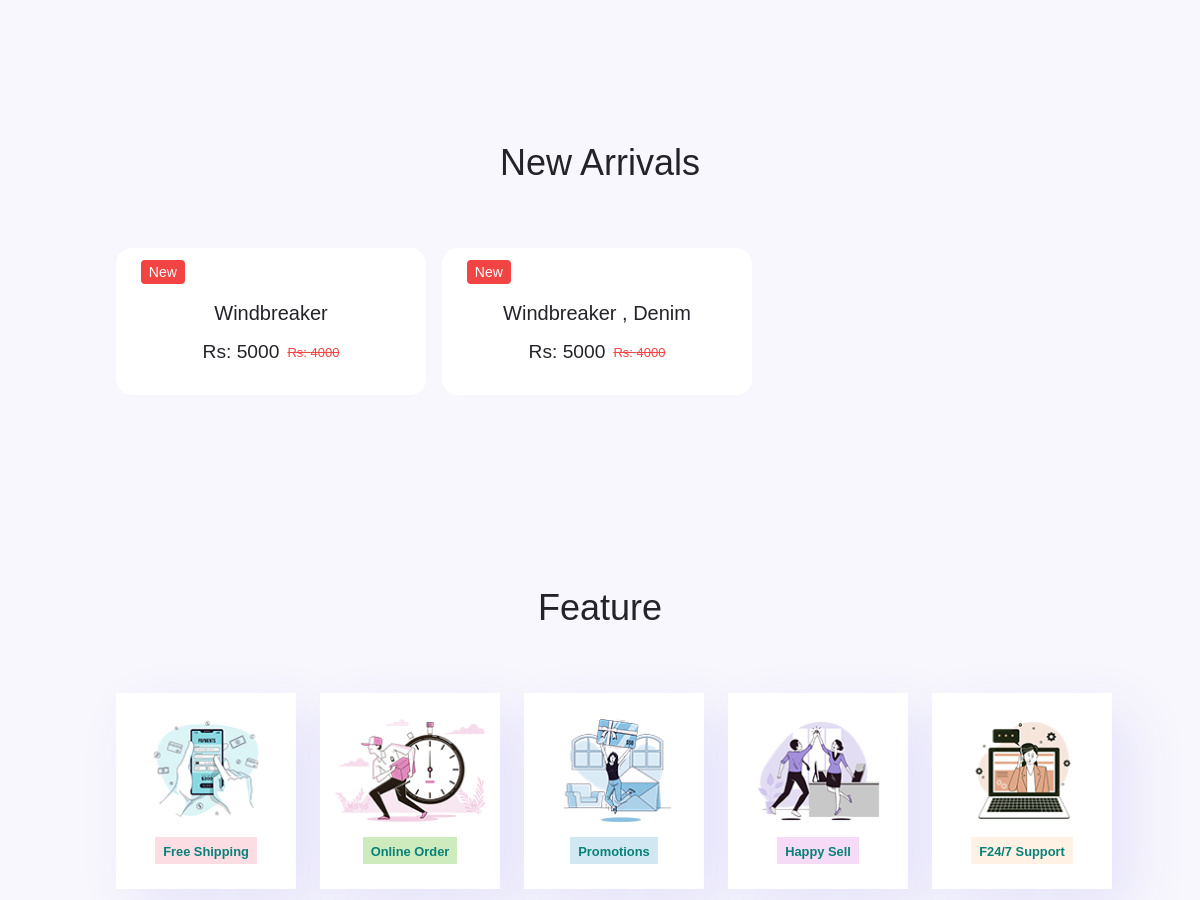
Before: / (middle part) with the older database file.
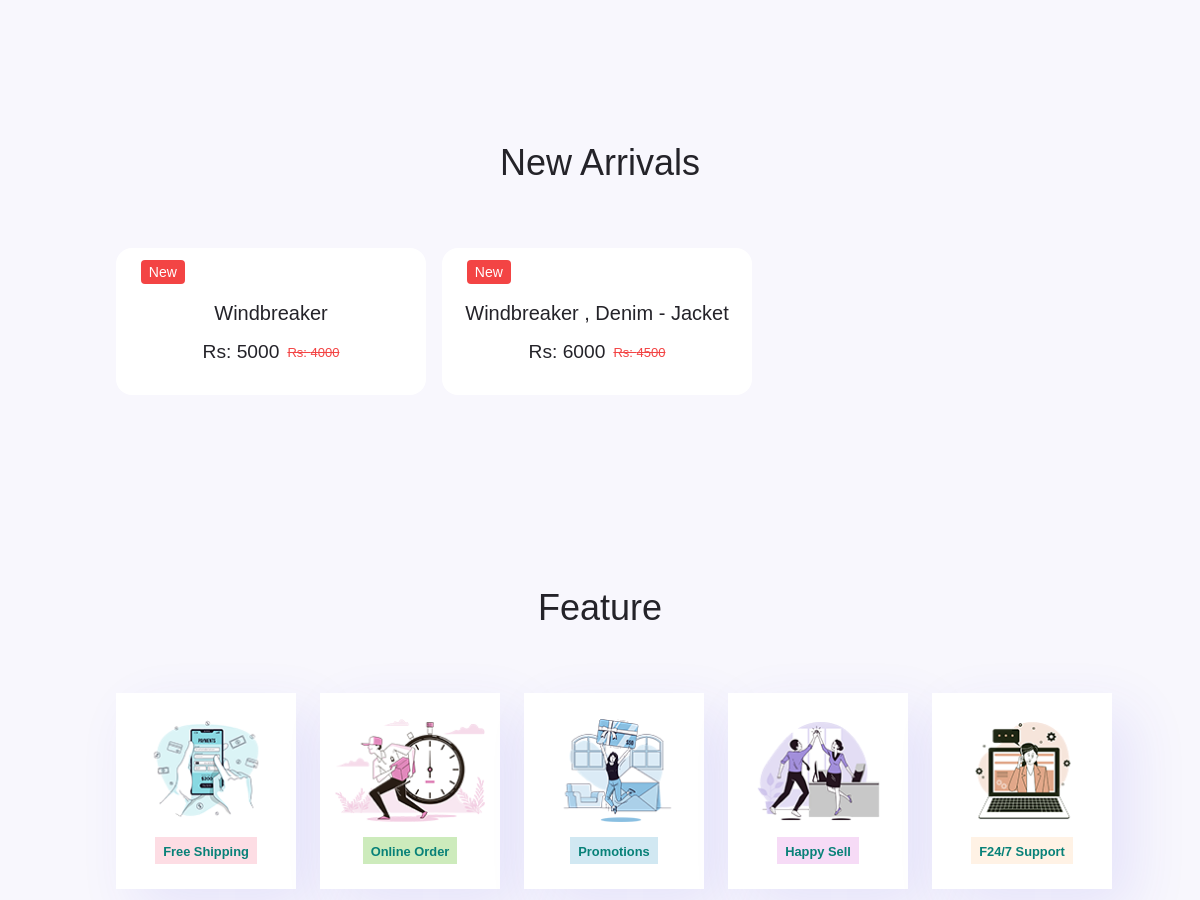
After: the same page with the newer database file.
### tables this page shows
CREATE TABLE `products` (
  `pro_ID` int(100) NOT NULL,
  `pro_Name` varchar(100) NOT NULL,
  `price` int(100) NOT NULL,
  `dis_Price` int(100) NOT NULL,
  `dis_Percentage` int(100) NOT NULL,
  `color` varchar(100) NOT NULL,
  `size` varchar(100) NOT NULL,
  `gender` varchar(100) NOT NULL,
  `description` varchar(100) NOT NULL,
  `img_1` varchar(100) NOT NULL,
  `img_2` varchar(100) NOT NULL,
  `img_3` varchar(100) NOT NULL,
  `img_4` varchar(100) NOT NULL
);

### index.php (the view, shortened to what this page needs)
<?php
    include 'components/connect.php';
?>
<!DOCTYPE html>
<html lang="en">
    <head>
        <link rel="stylesheet" href="css/swiper-bundle.min.css">
        <link rel="stylesheet" href="css/style.css">
        <link rel="stylesheet" class="js-color-style" href="css/colors/color-1.css">
        <link href="https://cdn.jsdelivr.net/npm/remixicon@3.2.0/fonts/remixicon.css" rel="stylesheet">
        <link href='https://unpkg.com/boxicons@2.1.4/css/boxicons.min.css' rel='stylesheet'>
        <link href="/website/css/uicons-bold-rounded.css" rel="stylesheet">
        <link rel="stylesheet" href="">
    </head>
    <body>
        <main class="main">
            <section class="discount section">
            </section>
            <section class="new section">
                <h2 class="section__title">New Arrivals</h2>
                <div class="new__container container">
                    <div class="swiper new-swiper">
                        <div class="swiper-wrapper">
                            <?php
                                $select_products = $conn->prepare("SELECT * FROM `products` ORDER BY `pro_ID` DESC LIMIT 5");
                                $select_products->execute();
                                if($select_products->rowCount() > 0){
                                while($fetch_products = $select_products->fetch(PDO::FETCH_ASSOC)){
                            ?>
                                <form action="" method="post">
                                    <div class="new__content swiper-slide">
                                        <div class="new__tag">New</div>
                                        <h3 class="new__title"><?= $fetch_products['pro_Name']; ?></h3>
                                        <div class="new__prices">
                                            <span class="new__price">Rs: <?= $fetch_products['price']; ?></span>
                                            <span class="new__discount">Rs: <?= $fetch_products['dis_Price']; ?></span>
                                        </div>
                                    </div>
                                </form>
                            <?php
                                    }
                                }else{
                                    echo '<p class="empty">no products added yet!</p>';
                                    }
                            ?>
                        </div>
                    </div>
                </div>
            </section>
            <section class="feature section container">
                <h2 class="section__title">Feature</h2>
                    <div class="feature__container">
                    <div class="feature__row grid">
                        <div class="fe-box">
                            <img src="images/about_us/f1.png" alt="">
                            <h6>Free Shipping</h6>
                        </div>
                        <div class="fe-box">
                            <img src="images/about_us/f2.png" alt="">
                            <h6>Online Order</h6>
                        </div>
                        <div class="fe-box">
                            <img src="images/about_us/f4.png" alt="">
                            <h6>Promotions</h6>
                        </div>
                        <div class="fe-box">
                            <img src="images/about_us/f5.png" alt="">
                            <h6>Happy Sell</h6>
                        </div>
                        <div class="fe-box">
                            <img src="images/about_us/f6.png" alt="">
                            <h6>F24/7 Support</h6>
                        </div>
                    </div>
                </div>
            </section>
        </main>
    </body>
</html>

Changed rows visible on the page:
changed products: pro_Name "Windbreaker , Denim" → "Windbreaker , Denim - Jacket"; price "5000" → "6000"; dis_Price "4000" → "4500"
